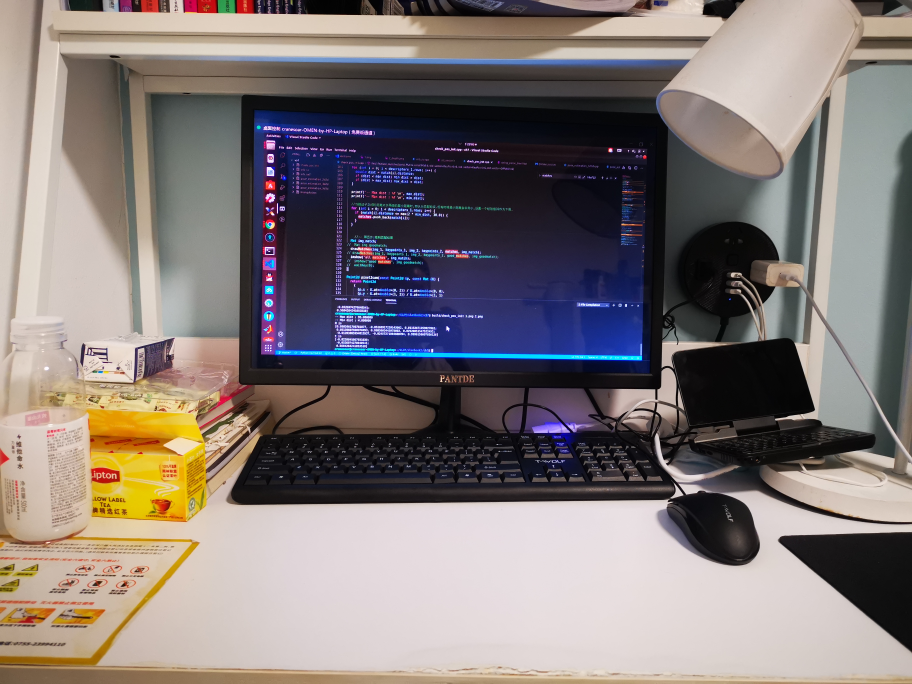
//> input picture ch7/left.jpg, 3648 x 2736 px (shown at 1/4 size)
$ ./check_pos_init left.jpg right.jpg   (built with g++ and OpenCV 4)
//> lines starting //> are read from the running program, lines starting //| are printed output that depends on the picture
#include <iostream>
#include <opencv2/core/core.hpp>
#include <opencv2/features2d/features2d.hpp>
#include <opencv2/highgui/highgui.hpp>
#include <opencv2/calib3d/calib3d.hpp>
//#include "extra.h" // use this if in OpenCV2

using namespace std;
using namespace cv;

Mat K = (Mat_<double>(3, 3) << 520.9, 0, 325.1, 0, 521.0, 249.7, 0, 0, 1); // 相机内参,TUM Freiburg2
Point2d principal_point(325.1, 249.7);  //相机光心, TUM dataset标定值
const double focal_length = 521;      //相机焦距, TUM dataset标定值
const double SENSITIVITY = 0.1; //判断相机是否装反的阈值

void find_feature_matches(
  const Mat &img_right, const Mat &img_left,
  std::vector<KeyPoint> &keypoints_1,
  std::vector<KeyPoint> &keypoints_2,
  std::vector<DMatch> &matches);

void pose_estimation_2d2d(
  std::vector<KeyPoint> keypoints_1,
  std::vector<KeyPoint> keypoints_2,
  std::vector<DMatch> matches,
  Mat &R, Mat &t);

// 像素坐标转相机归一化坐标
Point2d pixel2cam(const Point2d &p, const Mat &K);

int main(int argc, char **argv) {
  if (argc != 3) {
    cout << "usage: pose_estimation_2d2d img_right img_left" << endl;
    return 1;
  }

  //-- 读取图像
  Mat img_right = imread(argv[1], CV_LOAD_IMAGE_COLOR);
//> img_right is the input picture: 2736 rows x 3648 cols, CV_8UC3; mean B, G, R 119.1, 120.5, 129.4
  Mat img_left = imread(argv[2], CV_LOAD_IMAGE_COLOR);
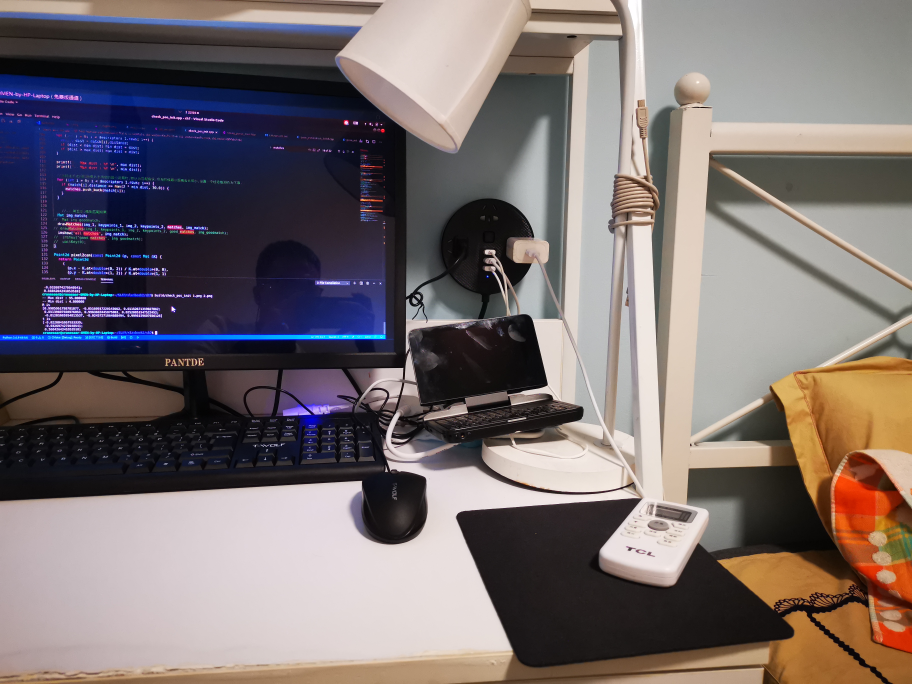
//> input picture ch7/right.jpg, 3648 x 2736 px (shown at 1/4 size)
//> img_left is the input picture: 2736 rows x 3648 cols, CV_8UC3; mean B, G, R 110.7, 109.7, 119.8
  assert(img_right.data && img_left.data && "Can not load images!");


  //   cvUndistort2(img_right, img_right, K);  //去畸变
  //   cvUndistort2(_img_left, _img_left, K);

  //匹配特征点
  vector<KeyPoint> keypoints_1, keypoints_2;
  vector<DMatch> matches;
  find_feature_matches(img_right, img_left, keypoints_1, keypoints_2, matches);
  cout << "一共找到了" << matches.size() << "组匹配点" << endl;

  //-- 估计两张图像间运动
  Mat R, t;
  pose_estimation_2d2d(keypoints_1, keypoints_2, matches, R, t);

  //判断左右相机相对位置　若img_right和img_left加载正确的双目对应相机图像，则运动矩阵ｔ的ｘ轴数值为正值，否则反之。
  if (t.at<double>(0, 0) < - SENSITIVITY)
  cout << "wrong  " << t.at<double>(0, 0) <<endl;
  else if(t.at<double>(0, 0) > SENSITIVITY)
  cout << "correct   "<< t.at<double>(0, 0) << endl;
  else
  cout << "NAN"<< t.at<double>(0, 0) << endl;

  waitKey(0);

  return 0;
}

void find_feature_matches(const Mat &img_right, const Mat &img_left,
                          std::vector<KeyPoint> &keypoints_1,
                          std::vector<KeyPoint> &keypoints_2,
                          std::vector<DMatch> &matches) {
  //-- 初始化
  Mat descriptors_1, descriptors_2;
  // used in OpenCV3
  Ptr<FeatureDetector> detector = ORB::create();
  Ptr<DescriptorExtractor> descriptor = ORB::create();
  // use this if you are in OpenCV2
  // Ptr<FeatureDetector> detector = FeatureDetector::create ( "ORB" );
  // Ptr<DescriptorExtractor> descriptor = DescriptorExtractor::create ( "ORB" );
  Ptr<DescriptorMatcher> matcher = DescriptorMatcher::create("BruteForce-Hamming");
  //-- 第一步:检测 Oriented FAST 角点位置
  detector->detect(img_right, keypoints_1);
//> keypoints_1 = 500 keypoints; strongest (x, y, size): (1386, 529, 31), (1184, 518, 31), (1374, 527, 31), (1358, 526, 31)
  detector->detect(img_left, keypoints_2);
//> keypoints_2 = 500 keypoints; strongest (x, y, size): (775, 1186, 31), (689, 1182, 31), (452, 1078, 31), (630, 1261, 31)

  //-- 第二步:根据角点位置计算 BRIEF 描述子
  descriptor->compute(img_right, keypoints_1, descriptors_1);
  descriptor->compute(img_left, keypoints_2, descriptors_2);

  //-- 第三步:对两幅图像中的BRIEF描述子进行匹配，使用 Hamming 距离
  vector<DMatch> match;
  //BFMatcher matcher ( NORM_HAMMING );
  matcher->match(descriptors_1, descriptors_2, match);
//> match = 500 matches

  //-- 第四步:匹配点对筛选
  double min_dist = 10000, max_dist = 0;

  //找出所有匹配之间的最小距离和最大距离, 即是最相似的和最不相似的两组点之间的距离
  for (int i = 0; i < descriptors_1.rows; i++) {
    double dist = match[i].distance;
    if (dist < min_dist) min_dist = dist;
    if (dist > max_dist) max_dist = dist;
  }
//> this loop made 500 passes
//> (dist, min_dist, max_dist) on pass 1: (69, 69, 69)
//> (dist, min_dist) on passes 2, 3, 5, 6, 12, 35: (58, 58), (40, 40), (38, 38), (36, 36), (32, 32), (30, 30)
//> after the loop, min_dist = 21; max_dist = 96

  printf("-- Max dist : %f \n", max_dist);
//| -- Max dist : 96.000000
  printf("-- Min dist : %f \n", min_dist);
//| -- Min dist : 21.000000

  //当描述子之间的距离大于两倍的最小距离时,即认为匹配有误.但有时候最小距离会非常小,设置一个经验值30作为下限.
  for (int i = 0; i < descriptors_1.rows; i++) {
    if (match[i].distance <= max(2 * min_dist, 30.0)) {
      matches.push_back(match[i]);
    }
  }
//> after the loop, matches = 60 matches

    //-- 第五步:绘制匹配结果
  Mat img_match;
  drawMatches(img_right, keypoints_1, img_left, keypoints_2, matches, img_match);
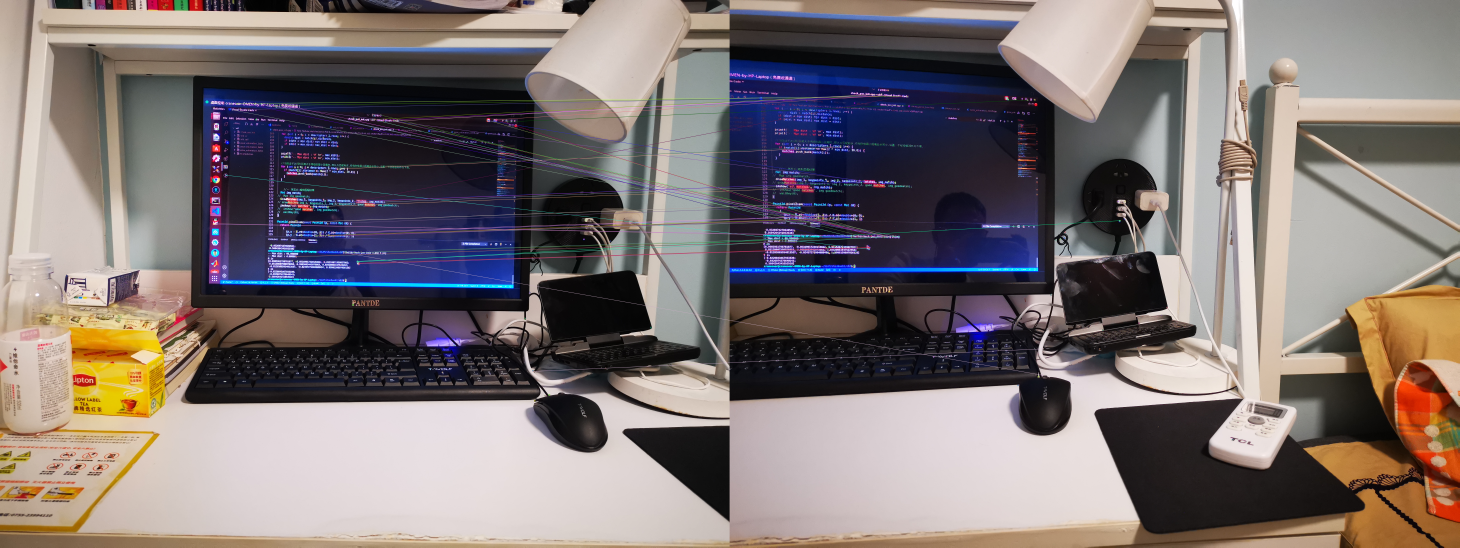
//> img_match: 2736 rows x 7296 cols, CV_8UC3 (shown at 1/5 size); mean B, G, R 115.4, 115.7, 125.3
//| 一共找到了60组匹配点
  imshow("all matches", img_match);
}

Point2d pixel2cam(const Point2d &p, const Mat &K) {
  return Point2d
    (
      (p.x - K.at<double>(0, 2)) / K.at<double>(0, 0),
      (p.y - K.at<double>(1, 2)) / K.at<double>(1, 1)
    );
}

void pose_estimation_2d2d(std::vector<KeyPoint> keypoints_1,
                          std::vector<KeyPoint> keypoints_2,
                          std::vector<DMatch> matches,
                          Mat &R, Mat &t) {

  //-- 把匹配点转换为vector<Point2f>的形式
  vector<Point2f> points1;
  vector<Point2f> points2;

  for (int i = 0; i < (int) matches.size(); i++) {
    points1.push_back(keypoints_1[matches[i].queryIdx].pt);
    points2.push_back(keypoints_2[matches[i].trainIdx].pt);
  }
//> this loop made 60 passes

  //-- 计算基础矩阵
  Mat fundamental_matrix;
  fundamental_matrix = findFundamentalMat(points1, points2, CV_FM_8POINT);
//> fundamental_matrix = [[1.76e-07, 4.24e-07, -0.000933], [-3.28e-08, 4.1e-07, -0.000173], [-9.68e-05, -0.000918, 1]]
  //cout << "fundamental_matrix is " << endl << fundamental_matrix << endl;

  //-- 计算本质矩阵
  Mat essential_matrix;
  essential_matrix = findEssentialMat(points1, points2, focal_length, principal_point);
//> essential_matrix = [[-0.00127, 0.0366, -0.104], [-0.0231, 0.000655, 0.699], [0.0901, -0.7, -0.0018]]
  //cout << "essential_matrix is " << endl << essential_matrix << endl;

  //-- 计算单应矩阵
  //-- 但是本例中场景不是平面，单应矩阵意义不大
  Mat homography_matrix;
  homography_matrix = findHomography(points1, points2, RANSAC, 3);
//> homography_matrix = [[1.3, 0.0526, -1621.6], [0.0531, 1.2, -292.5], [5.32e-05, 1.52e-05, 1]]
  //cout << "homography_matrix is " << endl << homography_matrix << endl;

  //-- 从本质矩阵中恢复旋转和平移信息.
  // 此函数仅在Opencv3中提供
  recoverPose(essential_matrix, points1, points2, R, t, focal_length, principal_point);
//> R = [[1, -0.0198, -0.0192], [0.0198, 1, -0.000283], [0.0192, -9.66e-05, 1]]; t = [-0.988, -0.147, -0.0517]
  cout << "R is " << endl << R << endl;
//| R is
//| [0.9996205072376686, -0.01975683121716676, -0.01919659162879621;
//|  0.01975504359468142, 0.9998048100978251, -0.0002827681445521169;
//|  0.01919843125045963, -9.656866840837119e-05, 0.9998156884706368]
  cout << "t is " << endl << t << endl;
//| t is
//| [-0.9877776155240054;
//|  -0.1470392481035556;
//|  -0.05171887263708657]
//| wrong  -0.987778

}
